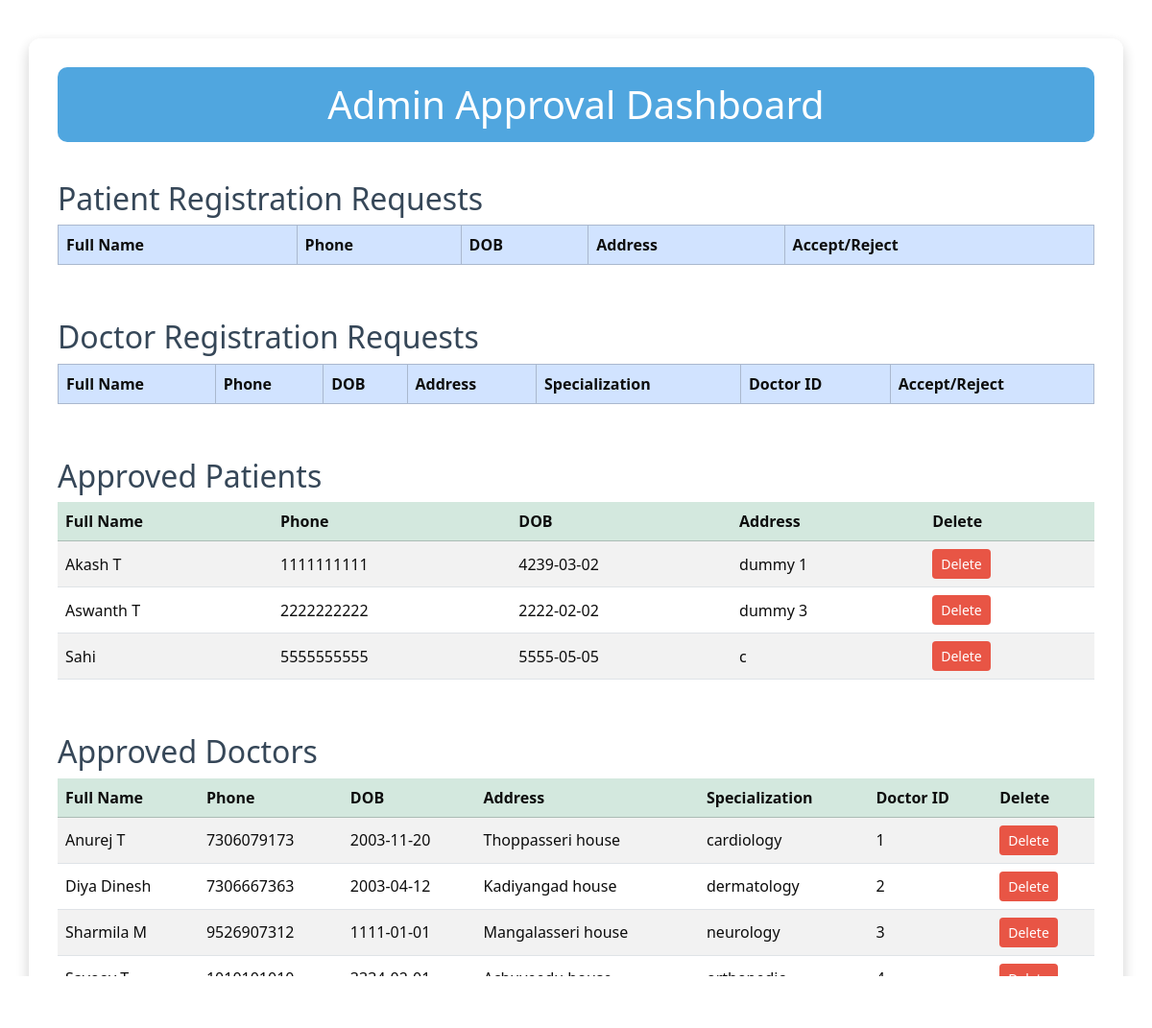
Screenshot of /adminlogged (signed in) with the database file from the repository.
### models.py (models this page shows)
class Patient(db.Model):
    id = db.Column(db.Integer, primary_key = True)
    full_name = db.Column(db.String())
    phone_no = db.Column(db.String(), unique = True, nullable = False)
    dob = db.Column(db.Date)
    address = db.Column(db.String())
    password = db.Column(db.String())
    is_approved = db.Column(db.Boolean(), default = False)
    appointments = db.relationship('Appointment', backref = 'patient')

class Doctor(db.Model):
    id = db.Column(db.Integer, primary_key = True)
    full_name = db.Column(db.String())
    phone_no = db.Column(db.String(), unique = True, nullable = False)
    dob = db.Column(db.Date)
    address = db.Column(db.String())
    password = db.Column(db.String())
    doct_id = db.Column(db.String(), unique = True)
    specialization = db.Column(db.String())
    is_approved = db.Column(db.Boolean, default = False)
    appointments = db.relationship('Appointment', backref='doctor')

### app.py (the view)
@app.route('/adminlogged')
def admin_logged():
    if not session.get('admin_logged_in'):
        return redirect('logadmin')
    pending_patients = Patient.query.filter_by(is_approved = False).all()
    approved_patients = Patient.query.filter_by(is_approved = True).all()
    pending_doctors = Doctor.query.filter_by(is_approved = False).all()
    approved_doctors = Doctor.query.filter_by(is_approved = True).all()
    return render_template('adminlogged.html', doctors = pending_doctors, approved_doctors = approved_doctors, patients = pending_patients, approved_patients = approved_patients)

### templates/adminlogged.html (shortened to what this page needs)
<!DOCTYPE html>
<html lang="en">
<head>
    <link href="https://cdn.jsdelivr.net/npm/bootstrap@5.3.3/dist/css/bootstrap.min.css" rel="stylesheet">
</head>
<body>
    <div class="container dashboard-container">
        <h1>Admin Approval Dashboard</h1>
        <h2>Patient Registration Requests</h2>
        <div class="table-responsive">
            <table class="table table-bordered table-hover align-middle">
                <thead class="table-primary">
                    <tr>
                        <th>Full Name</th>
                        <th>Phone</th>
                        <th>DOB</th>
                        <th>Address</th>
                        <th>Accept/Reject</th>
                    </tr>
                </thead>
            </table>
        </div>
        <h2>Doctor Registration Requests</h2>
        <div class="table-responsive">
            <table class="table table-bordered table-hover align-middle">
                <thead class="table-primary">
                    <tr>
                        <th>Full Name</th>
                        <th>Phone</th>
                        <th>DOB</th>
                        <th>Address</th>
                        <th>Specialization</th>
                        <th>Doctor ID</th>
                        <th>Accept/Reject</th>
                    </tr>
                </thead>
            </table>
        </div>
        <h2>Approved Patients</h2>
        <div class="table-responsive">
            <table class="table table-striped align-middle">
                <thead class="table-success">
                    <tr>
                        <th>Full Name</th>
                        <th>Phone</th>
                        <th>DOB</th>
                        <th>Address</th>
                        <th>Delete</th>
                    </tr>
                </thead>
                <tbody>
                    {% for patient in approved_patients %}
                    <tr>
                        <td>{{ patient.full_name }}</td>
                        <td>{{ patient.phone_no }}</td>
                        <td>{{ patient.dob }}</td>
                        <td>{{ patient.address }}</td>
                        <td>
                            <form action="/delete_patient/{{ patient.id }}" method="POST" class="d-inline">
                                <button type="submit" class="btn btn-sm btn-delete" onclick="return confirm('Are you sure to delete?')">Delete</button>
                            </form>
                        </td>
                    </tr>
                    {% endfor %}
                </tbody>
            </table>
        </div>
        <h2>Approved Doctors</h2>
        <div class="table-responsive">
            <table class="table table-striped align-middle">
                <thead class="table-success">
                    <tr>
                        <th>Full Name</th>
                        <th>Phone</th>
                        <th>DOB</th>
                        <th>Address</th>
                        <th>Specialization</th>
                        <th>Doctor ID</th>
                        <th>Delete</th>
                    </tr>
                </thead>
                <tbody>
                    {% for doctor in approved_doctors %}
                    <tr>
                        <td>{{ doctor.full_name }}</td>
                        <td>{{ doctor.phone_no }}</td>
                        <td>{{ doctor.dob }}</td>
                        <td>{{ doctor.address }}</td>
                        <td>{{ doctor.specialization }}</td>
                        <td>{{ doctor.doct_id }}</td>
                        <td>
                            <form action="/delete_doctor/{{ doctor.id }}" method="POST" class="d-inline">
                                <button type="submit" class="btn btn-sm btn-delete" onclick="return confirm('Are you sure to delete?')">Delete</button>
                            </form>
                        </td>
                    </tr>
                    {% endfor %}
                </tbody>
            </table>
        </div>
    </div>
</body>
</html>

### templates/adminlogged.html (style rules this page uses)
body { background-image: url('https://images.pexels.com/photos/40568/medical-appointment-doctor-healthcare-40568.jpeg?auto=compress&cs=tinysrgb&dpr=2&h=1080&w=1920'); background-size: cover; background-position: center; background-repeat: no-repeat; background-attachment: fixed; opacity: 0.95; }
.dashboard-container { background-color: rgba(255, 255, 255, 0.95); border-radius: 12px; padding: 30px; margin-top: 40px; box-shadow: 0 6px 15px rgba(0,0,0,0.2); }
h1 { background-color: rgba(52, 152, 219, 0.9); color: white; text-align: center; padding: 15px; border-radius: 10px; margin-bottom: 30px; }
h2 { color: #2c3e50; margin-top: 40px; }
table { background-color: white; }
.btn-delete { background-color: #e74c3c; color: white; }

### rows the page displays
Patient: full_name "Akash T", phone_no "1111111111", dob "4239-03-02", address "dummy 1"
Patient: full_name "Aswanth T", phone_no "2222222222", dob "2222-02-02", address "dummy 3"
Patient: full_name "Sahi", phone_no "5555555555", dob "5555-05-05", address "c"
Doctor: full_name "Anurej T", phone_no "7306079173", dob "2003-11-20", address "Thoppasseri house", specialization "cardiology", doct_id "1"
Doctor: full_name "Diya Dinesh", phone_no "7306667363", dob "2003-04-12", address "Kadiyangad house", specialization "dermatology", doct_id "2"
Doctor: full_name "Sharmila M", phone_no "9526907312", dob "1111-01-01", address "Mangalasseri house", specialization "neurology", doct_id "3"
Doctor: full_name "Sayooy T", phone_no "1010101010", dob "3334-02-01", address "Achuveedu house", specialization "orthopedic", doct_id "4"
